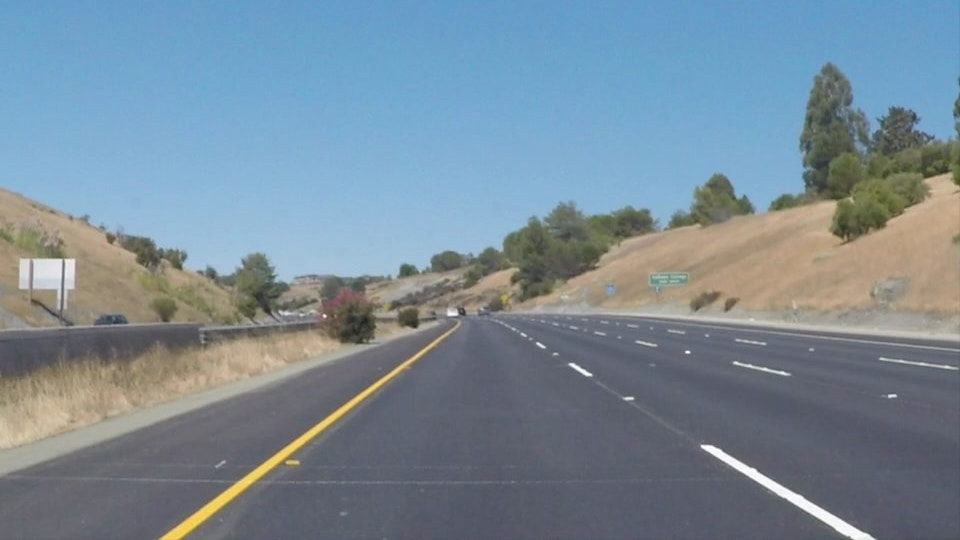
#> input picture test/1/testImage.jpg, 960 x 540 px, found by its file name
$ jupyter execute --allow-errors LaneDetectGreenPlane.ipynb
#> lines starting #> are read from the running program, lines starting #| are printed output that depends on the picture; after the words box and inside, x2 and y2 are one past the last pixel; in counts of white or black regions, pixels touching at a corner belong together; long printed decimals are rounded
[cell 1]
import matplotlib.pyplot as plt
import matplotlib.image as mpimg
import numpy as np
import cv2

from google.colab.patches import cv2_imshow

[cell 2]
def grayscale(img):
  return cv2.cvtColor(img, cv2.COLOR_BGR2GRAY)

def canny(img, low_threshold=70, high_threshold=180):
  return cv2.Canny(img, low_threshold, high_threshold)

def gaussian_blur(img, kernel_size=5):
  return cv2.GaussianBlur(img, (kernel_size, kernel_size), 0)

def draw_lines(img, lines, color=[255, 0, 0], thickness=10):
    for line in lines:
        for x1,y1,x2,y2 in line:
            cv2.line(img, (x1, y1), (x2, y2), color, thickness)

[cell 3]
def get_vertices(image):
    rows, cols = image.shape[:2]
    bottom_left  = [cols*0.15, rows]
    top_left     = [cols*0.45, rows*0.6]
    bottom_right = [cols*0.95, rows]
    top_right    = [cols*0.55, rows*0.6]

    ver = np.array([[bottom_left, top_left, top_right, bottom_right]], dtype=np.int32)
    return ver

**get_vertices()**: Maskelenecek alanı belirliyor

[cell 4]
def region_of_interest(img, vertices):
    mask = np.zeros_like(img)
    ignore_mask_color = 255
    cv2.fillPoly(mask, vertices, ignore_mask_color)
    masked_image = cv2.bitwise_and(img, mask)
    return masked_image

**region_of_interest():**  Maskelenme islemini "bitwise and" olarak yapıyor

[cell 5]
image = cv2.imread("/content/testImage.jpg")
#> image is the input picture: shape (540, 960, 3); mean B, G, R 151.5, 138.6, 120.7
gray_img = grayscale(image)
    #Gaussian Blur
smoothed_img = gaussian_blur(img = gray_img, kernel_size = 5)
    #Canny Edge Detection
canny_img = canny(img = smoothed_img, low_threshold = 180, high_threshold = 240)
    #Maskelenmis Resim elde et
masked_img = region_of_interest(img = canny_img, vertices = get_vertices(image))

* Resmi ilk önce Gray Scale haline getiriyoruz
* Gaussian blur kullanarak bozulmaları engellemeye çalıyoruz
* Canny Edge Detector kullanarak tüm kenarları buluyoruz
* Bulunan kenarları **region_of_interest()** fonksiyonuyla maskeleyerek yoldaki kenarlara yani çizgilerin sınırlarına ulaşıyoruz

[cell 6]
fig = plt.figure(figsize=(10, 7))
rows,columns = (2,2)

fig.add_subplot(rows, columns, 1)
# showing image
plt.imshow(cv2.cvtColor(image,cv2.COLOR_BGR2RGB))
plt.axis('off')
plt.title("Orginal Image")

# Adds a subplot at the 2nd position
fig.add_subplot(rows, columns, 2)

# showing image
plt.imshow(cv2.cvtColor(smoothed_img,cv2.COLOR_BGR2RGB))
plt.axis('off')
plt.title("Gray Scaled and Smoothed")

# Adds a subplot at the 3rd position
fig.add_subplot(rows, columns, 3)

# showing image
plt.imshow(cv2.cvtColor(canny_img,cv2.COLOR_BGR2RGB))
plt.axis('off')
plt.title("Canny Edge Detection")

# Adds a subplot at the 4th position
fig.add_subplot(rows, columns, 4)

# showing image
plt.imshow(cv2.cvtColor(masked_img,cv2.COLOR_BGR2RGB))
plt.axis('off')
plt.title("Mask the Canny Image")
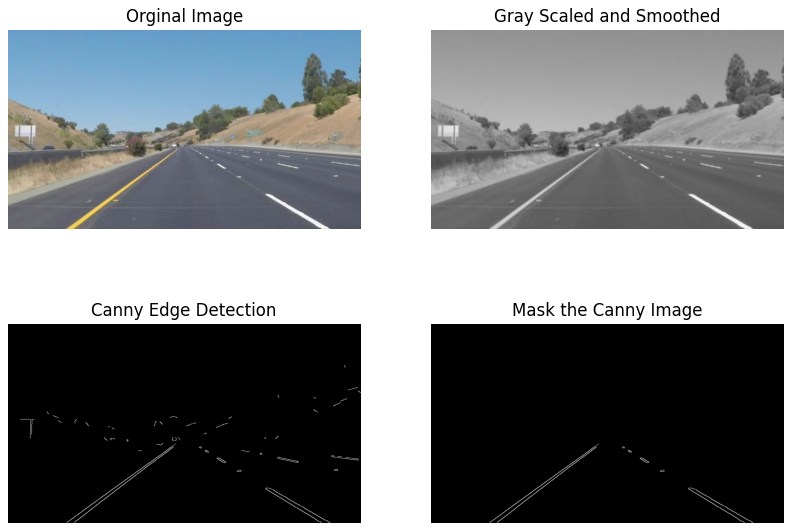
#> figure drawn by matplotlib, 4 panels

[cell 7]
def slope_lines(image,lines):

    img = image.copy()
    poly_vertices = []
    order = [0,1,3,2]

    left_lines = [] #  / bu egimli cizgiler
    right_lines = [] #  \ bu egimli cizgiler
    for line in lines:
        for x1,y1,x2,y2 in line:

            if x1 == x2:
                pass #dikey cizgiler
            else:
                m = (y2 - y1) / (x2 - x1)
                c = y1 - m * x1

                if m < 0:
                    left_lines.append((m,c))
                elif m >= 0:
                    right_lines.append((m,c))

    left_line = np.mean(left_lines, axis=0)
    right_line = np.mean(right_lines, axis=0)

    print(left_line, right_line)

    for slope, intercept in [left_line, right_line]:

        rows, cols = image.shape[:2]
        y1= int(rows)

        #y2 degeri: gercek height degerinin %60 ustu ya da y1 degerinin %60 altidir
        y2= int(rows*0.6) #int(0.6*y1)

        #Dogru denklemi y=mx +c bu sekilde de ifade edebiliriz x=(y-c)/m
        x1=int((y1-intercept)/slope)
        x2=int((y2-intercept)/slope)
        poly_vertices.append((x1, y1))
        poly_vertices.append((x2, y2))
        draw_lines(img, np.array([[[x1,y1,x2,y2]]]))

    poly_vertices = [poly_vertices[i] for i in order]
    cv2.fillPoly(img, pts = np.array([poly_vertices],'int32'), color = (0,155,100))
    return cv2.addWeighted(image,0.7,img,0.4,0.)

def hough_lines(img, rho, theta, threshold, min_line_len, max_line_gap):

    lines = cv2.HoughLinesP(img, rho, theta, threshold, np.array([]), minLineLength=min_line_len, maxLineGap=max_line_gap)
    line_img = np.zeros((img.shape[0], img.shape[1], 3), dtype=np.uint8)
    draw_lines(line_img, lines)
    justLines=line_img.copy()
    line_img = slope_lines(line_img,lines)
    return justLines,line_img

- **hough_lines()** fonksiyonuyla Canny edge detector ile belirlediğimiz kenarları çizgi olarak elde ediyoruz

- Ulaştığımız çizgileri yatay mı dikey mi (eğer dikeyse solda mı sağda mı) diye ayırıyoruz

- Tabiki birden fazla çizgi tespit edilecek sağ tarafta olanları kendi arasında sol tarafta olanları kendi arasında gruplayarak iki ayrı çizgi elde etmeye çalışıyoruz

- Sonra bu iki çizgi arasını yeşil renkle boyuyoruz

[cell 8]
def weighted_img(img, initial_img, a=0.1, b=1., c=0.):
    return cv2.addWeighted(initial_img, a, img,b, c)

**addWeighted()** fonksiyonuyla resimler arasındaki opaklığı ayarlayarak belirlenmiş bölgeyle orijinal resimi blend ediyoruz

#> (a cell that did not finish here is left out)

[cell 10]
fig = plt.figure(figsize=(10, 7))
rows,columns = (2,2)

fig.add_subplot(rows, columns, 1)
# showing image
plt.imshow(cv2.cvtColor(masked_img,cv2.COLOR_BGR2RGB))
plt.axis('off')
plt.title("Masked the Canny Image")

# Adds a subplot at the 2nd position
fig.add_subplot(rows, columns, 2)

# showing image
#> (the rest of this cell did not finish here and is left out)

[cell 11]
def detect_line(image):
    #Grayscale
    gray_img = grayscale(image)

    #Gaussian Blur
    smoothed_img = gaussian_blur(img = gray_img, kernel_size = 5)
    #Canny Edge Detection
    canny_img = canny(img = smoothed_img, low_threshold = 180, high_threshold = 240)
    #Maskelenmis Resim elde et
    masked_img = region_of_interest(img = canny_img, vertices = get_vertices(image))
    #Cizgelere Hough Transform uygula
    _,houghed_lines = hough_lines(img = masked_img, rho = 1, theta = np.pi/180, threshold = 20, min_line_len = 20, max_line_gap = 180)
    #Kenarlara Cizgi Ciz
    output = weighted_img(img = houghed_lines, initial_img = image, a=0.8, b=1., c=0.)

    return output

[cell 12]
paths=['/content/1.jpg','/content/2.jpg','/content/3.jpg','/content/4.jpg']

for image_path in paths:
    fig = plt.figure(figsize=(20, 10))
    image = mpimg.imread(image_path)
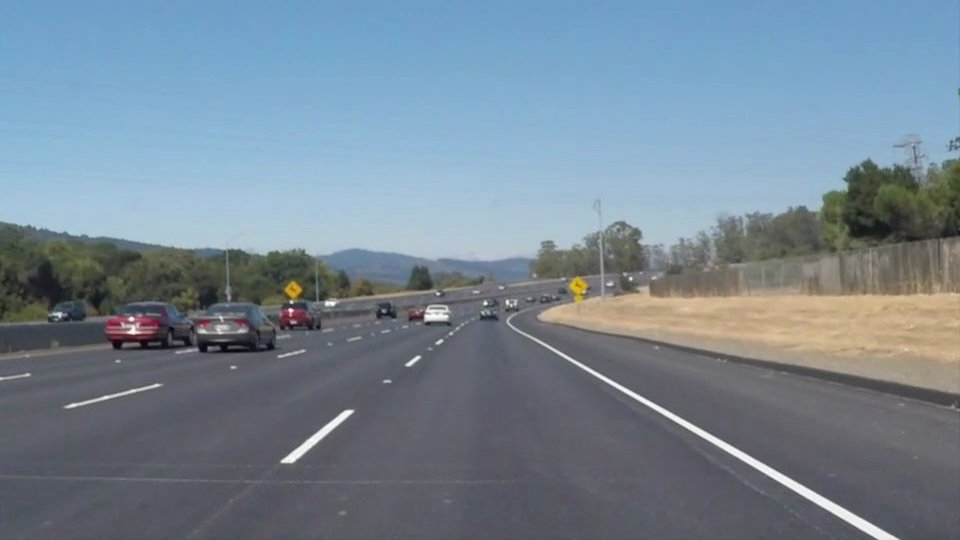
#> input picture test/1/1.jpg, 960 x 540 px, found by its file name
#> image is the input picture: shape (540, 960, 3); mean R, G, B 118.5, 134.5, 148.1
    ax = fig.add_subplot(1, 2, 1,xticks=[], yticks=[])
    plt.imshow(image)
    ax.set_title("Input Image")
    ax = fig.add_subplot(1, 2, 2,xticks=[], yticks=[])
    plt.imshow(detect_line(image))
#> in region_of_interest (call 2), `masked_image = cv2.bitwise_and(img, mask)`:
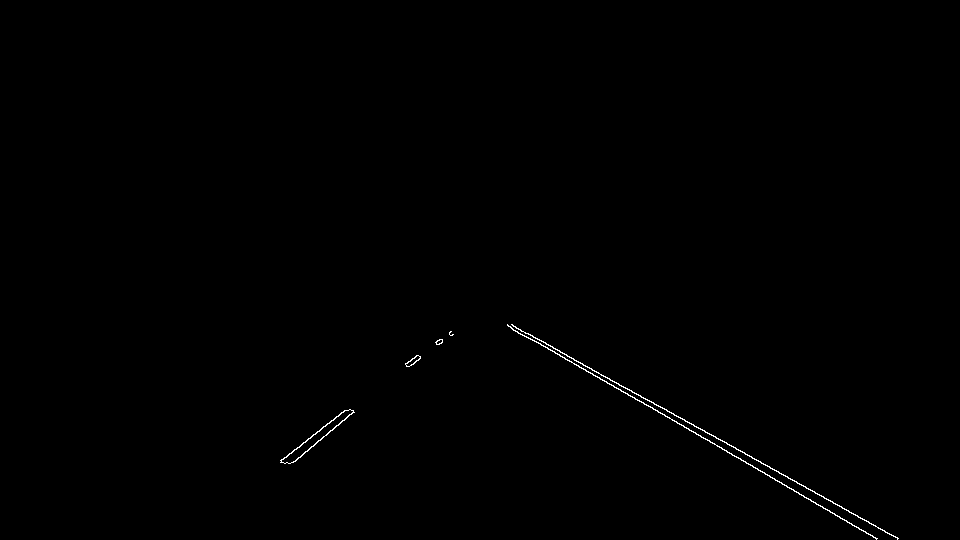
#> masked_image: shape (540, 960); 0.29% white in thin lines or dots, all inside (x1, y1, x2, y2) = (280, 324, 899, 540)
#> in hough_lines, `lines = cv2.HoughLinesP(img, rho, theta, threshold, np.array([]), minL..`: lines = [[508, 326, 876, 539], [507, 324, 877, 538], [512, 325, 897, 539], [512, 324, 898, 538], [281, 460, 412, 358], [293, 462, 439, 339], [295, 461, 450, 331], [282, 462, 452, 334]]
#> the loop in draw_lines, `for line in lines:` made 8 passes
#> after the loop in draw_lines, `for line in lines:`:
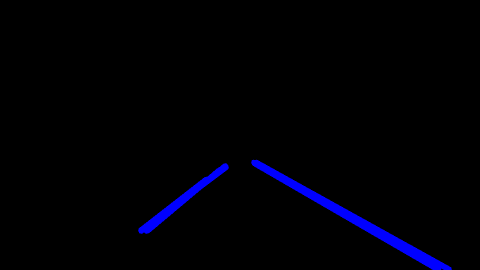
#> img: shape (540, 960, 3) (shown at 1/2 size); mean of channels 0, 1, 2 5.8, 0, 0; drawn as B, G, R
#> the loop in slope_lines, `for line in lines:` made 8 passes
#> after the loop in slope_lines, `for line in lines:`: left_lines = [(-0.779, 678.8), (-0.842, 708.8), (-0.839, 708.4), (-0.753, 674.3)]; right_lines = [(0.579, 31.97), (0.578, 30.76), (0.556, 40.41), (0.554, 40.15)]
#> in slope_lines, `left_line = np.mean(left_lines, axis=0)`: left_line = [-0.803, 692.6]
#> in slope_lines, `right_line = np.mean(right_lines, axis=0)`: right_line = [0.567, 35.82]
#| [ -0.8032 692.596] [ 0.5669 35.821]
#> the loop in slope_lines, `for slope, intercept in [left_line, right_line]: ` made 2 passes
#> (slope, intercept, rows, cols, y1, y2, x1, x2) on passes 1 to 2: (-0.803, 692.6, 540, 960, 540, 324, 189, 458), (0.567, 35.82, 540, 960, 540, 324, 889, 508)
#> after the loop in slope_lines, `for slope, intercept in [left_line, right_line]:`:
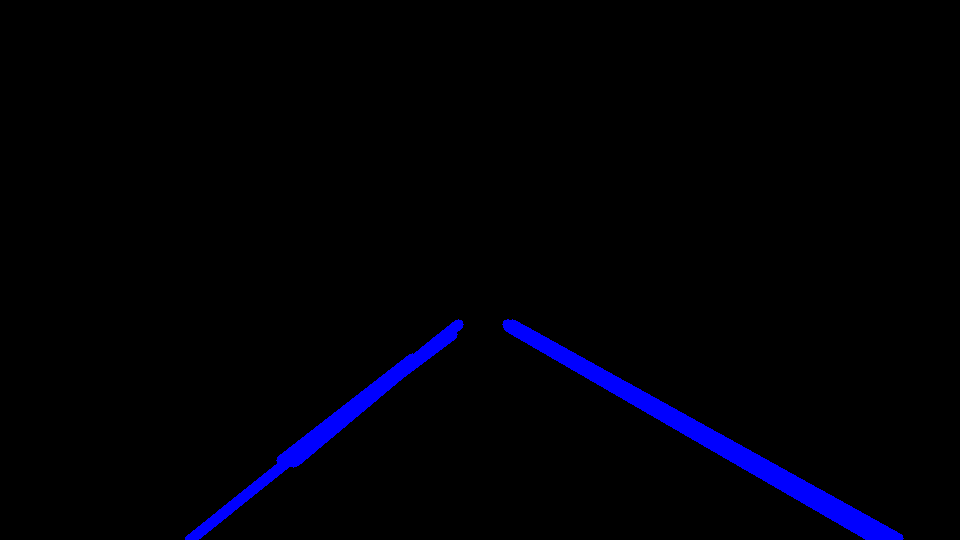
#> img: shape (540, 960, 3); 0.27% of pixels changed, all inside (x1, y1, x2, y2) = (185, 319, 887, 540); drawn as B, G, R
#> after the loop in slope_lines, `for slope, intercept in [left_line, right_line]:`: poly_vertices = [(189, 540), (458, 324), (889, 540), (508, 324)]
#> in slope_lines, `poly_vertices = [poly_vertices[i] for i in order]`: poly_vertices = [(189, 540), (458, 324), (508, 324), (889, 540)]
#> in slope_lines, `cv2.fillPoly(img, pts = np.array([poly_vertices],'int32'), color = (0,..`:
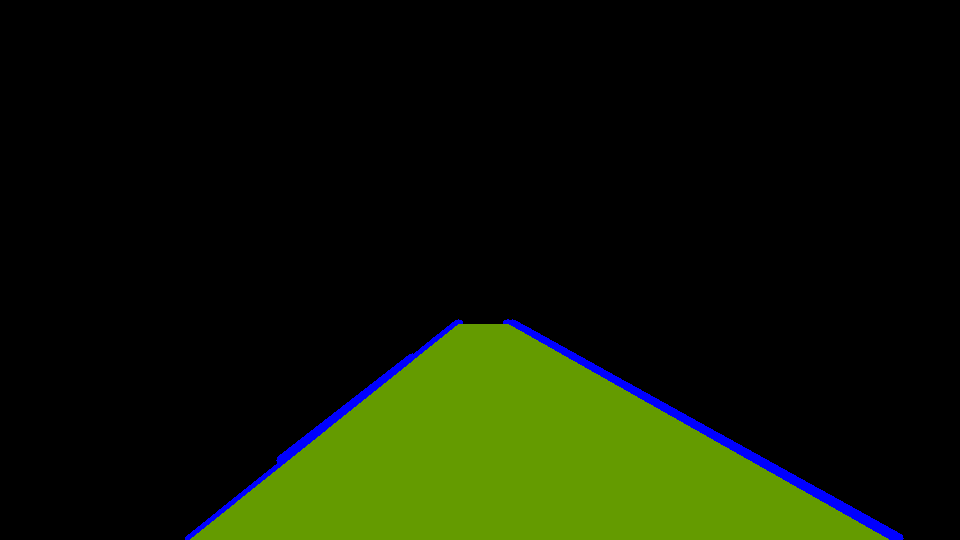
#> img: shape (540, 960, 3); 15.65% of pixels changed, all inside (x1, y1, x2, y2) = (190, 324, 889, 540); drawn as B, G, R
#> in weighted_img, `return cv2.addWeighted(initial_img, a, img,b, c)`:
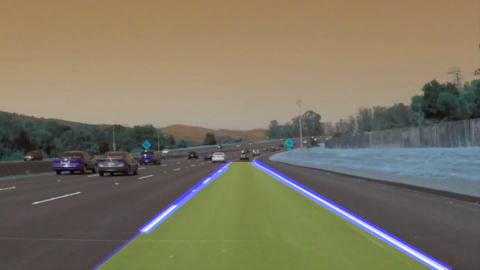
#> returned value: shape (540, 960, 3) (shown at 1/2 size); mean of channels 0, 1, 2 98.3, 117.3, 124.7; drawn as B, G, R
    ax.set_title("Output Image [Lane Line Detected]")
    plt.show()
#> pass 2 of the loop `for image_path in paths:`:
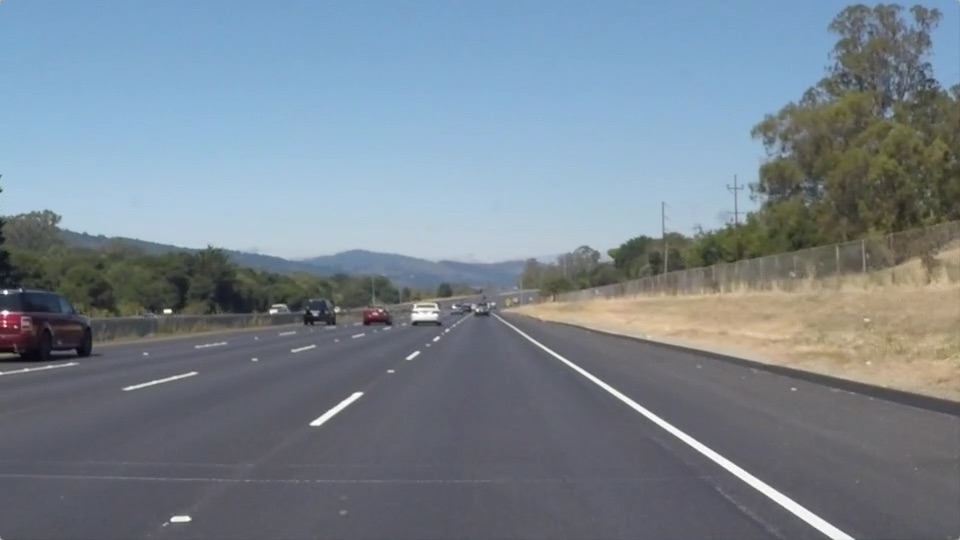
#> input picture test/1/2.jpg, 960 x 540 px, found by its file name
#> image is the input picture: shape (540, 960, 3); mean R, G, B 120.3, 132.6, 143.7
#> the loop in slope_lines (call 2), `for line in lines:` made 9 passes
#> line on passes 1 to 4: [[511, 324, 854, 538]], [[505, 324, 719, 463]], [[521, 331, 853, 539]], [[528, 340, 832, 538]]
#> after the loop in slope_lines (call 2), `for line in lines:`: left_lines = [(-0.676, 632.7), (-0.726, 656.1), (-0.726, 657.2), (-0.674, 630.9)]; right_lines = [(0.624, 5.18), (0.65, -4.01), (0.627, 4.59), (0.651, -3.89), (0.657, -7.74)]
#> left_line = [-0.701, 644.2]
#> right_line = [0.642, -1.18]
#| [ -0.7006 644.222] [ 0.6417 -1.176]
#> the loop in slope_lines (call 2), `for slope, intercept in [left_line, right_line]: ` made 2 passes
#> (slope, intercept, rows, cols, y1, y2, x1, x2) on passes 1 to 2: (-0.701, 644.2, 540, 960, 540, 324, 148, 457), (0.642, -1.18, 540, 960, 540, 324, 843, 506)
#> after the loop in slope_lines (call 2), `for slope, intercept in [left_line, right_line]:`:
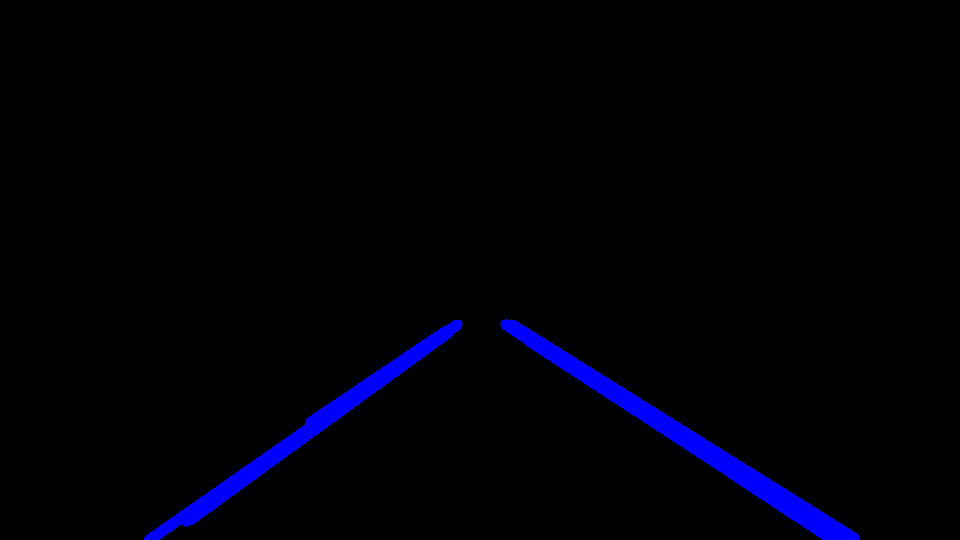
#> img: shape (540, 960, 3); mean of channels 0, 1, 2 6.8, 0, 0; drawn as B, G, R
#> after the loop in slope_lines (call 2), `for slope, intercept in [left_line, right_line]:`: poly_vertices = [(148, 540), (457, 324), (843, 540), (506, 324)]
#> in slope_lines (call 2), `poly_vertices = [poly_vertices[i] for i in order]`: poly_vertices = [(148, 540), (457, 324), (506, 324), (843, 540)]
#> in weighted_img (call 2), `return cv2.addWeighted(initial_img, a, img,b, c)`:
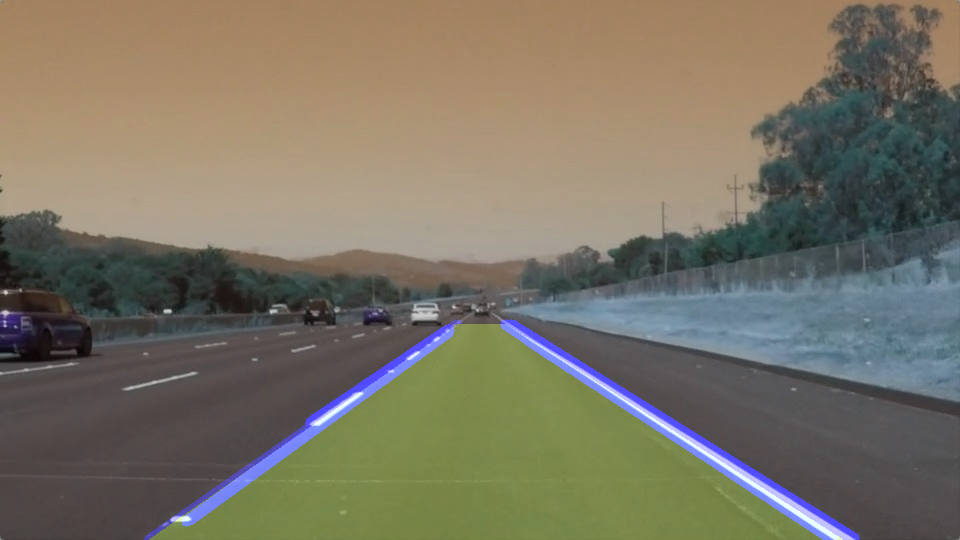
#> returned value: shape (540, 960, 3); mean of channels 0, 1, 2 99.9, 115.7, 121.2; drawn as B, G, R

"""
from google.colab.patches import cv2_imshow

capture = cv2.VideoCapture('/content/test1.mp4')

for i in range(450):
    err,frame = capture.read()
    if i%30==0:
      fig = plt.figure(figsize=(20, 10))
      image =frame
      ax = fig.add_subplot(1, 2, 1,xticks=[], yticks=[])
      plt.imshow(image)
      ax.set_title("Input Image")
      ax = fig.add_subplot(1, 2, 2,xticks=[], yticks=[])
      plt.imshow(detect_line(image))
      ax.set_title("Output Image [Lane Line Detected]")
      plt.show()
"""
